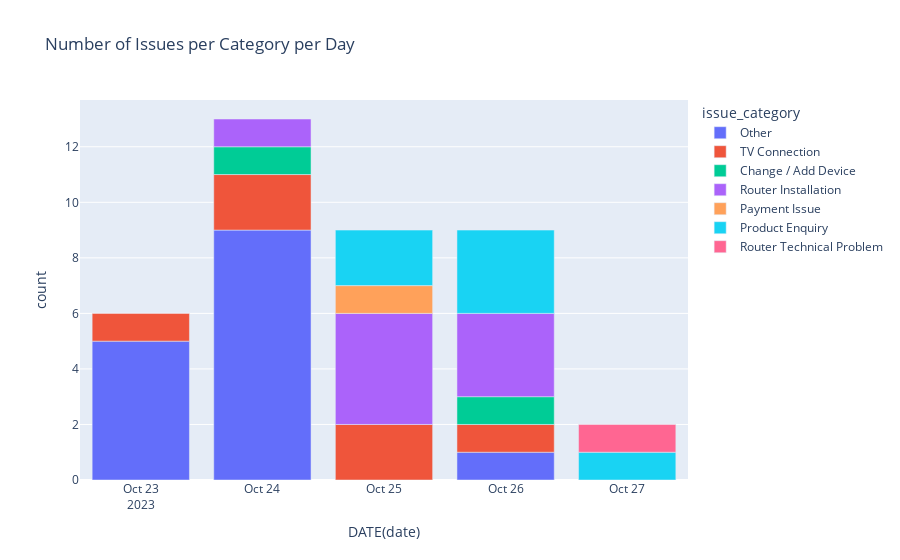

The notebook cell saved with this chart:
### Markdown cell above
#### Plotly

### Code cell
import plotly.express as px

fig = px.bar(df, x='DATE(date)', y='count', color='issue_category', title='Number of Issues per Category per Day')
fig.show()

### Figure 1 — Plotly figure (JSON) as saved in the notebook; plotly's stock layout.template omitted (floating-point values rounded to 4 significant figures)
{"data": [{"alignmentgroup": "True", "hovertemplate": "issue_category=Other<br>DATE(date)=%{x}<br>count=%{y}<extra></extra>", "legendgroup": "Other", "marker": {"color": "#636efa", "pattern": {"shape": ""}}, "name": "Other", "offsetgroup": "Other", "orientation": "v", "showlegend": true, "textposition": "auto", "type": "bar", "x": ["2023-10-23", "2023-10-24", "2023-10-26"], "xaxis": "x", "y": [5, 9, 1], "yaxis": "y"}, {"alignmentgroup": "True", "hovertemplate": "issue_category=TV Connection<br>DATE(date)=%{x}<br>count=%{y}<extra></extra>", "legendgroup": "TV Connection", "marker": {"color": "#EF553B", "pattern": {"shape": ""}}, "name": "TV Connection", "offsetgroup": "TV Connection", "orientation": "v", "showlegend": true, "textposition": "auto", "type": "bar", "x": ["2023-10-23", "2023-10-24", "2023-10-25", "2023-10-26"], "xaxis": "x", "y": [1, 2, 2, 1], "yaxis": "y"}, {"alignmentgroup": "True", "hovertemplate": "issue_category=Change / Add Device<br>DATE(date)=%{x}<br>count=%{y}<extra></extra>", "legendgroup": "Change / Add Device", "marker": {"color": "#00cc96", "pattern": {"shape": ""}}, "name": "Change / Add Device", "offsetgroup": "Change / Add Device", "orientation": "v", "showlegend": true, "textposition": "auto", "type": "bar", "x": ["2023-10-24", "2023-10-26"], "xaxis": "x", "y": [1, 1], "yaxis": "y"}, {"alignmentgroup": "True", "hovertemplate": "issue_category=Router Installation<br>DATE(date)=%{x}<br>count=%{y}<extra></extra>", "legendgroup": "Router Installation", "marker": {"color": "#ab63fa", "pattern": {"shape": ""}}, "name": "Router Installation", "offsetgroup": "Router Installation", "orientation": "v", "showlegend": true, "textposition": "auto", "type": "bar", "x": ["2023-10-24", "2023-10-25", "2023-10-26"], "xaxis": "x", "y": [1, 4, 3], "yaxis": "y"}, {"alignmentgroup": "True", "hovertemplate": "issue_category=Payment Issue<br>DATE(date)=%{x}<br>count=%{y}<extra></extra>", "legendgroup": "Payment Issue", "marker": {"color": "#FFA15A", "pattern": {"shape": ""}}, "name": "Payment Issue", "offsetgroup": "Payment Issue", "orientation": "v", "showlegend": true, "textposition": "auto", "type": "bar", "x": ["2023-10-25"], "xaxis": "x", "y": [1], "yaxis": "y"}, {"alignmentgroup": "True", "hovertemplate": "issue_category=Product Enquiry<br>DATE(date)=%{x}<br>count=%{y}<extra></extra>", "legendgroup": "Product Enquiry", "marker": {"color": "#19d3f3", "pattern": {"shape": ""}}, "name": "Product Enquiry", "offsetgroup": "Product Enquiry", "orientation": "v", "showlegend": true, "textposition": "auto", "type": "bar", "x": ["2023-10-25", "2023-10-26", "2023-10-27"], "xaxis": "x", "y": [2, 3, 1], "yaxis": "y"}, {"alignmentgroup": "True", "hovertemplate": "issue_category=Router Technical Problem<br>DATE(date)=%{x}<br>count=%{y}<extra></extra>", "legendgroup": "Router Technical Problem", "marker": {"color": "#FF6692", "pattern": {"shape": ""}}, "name": "Router Technical Problem", "offsetgroup": "Router Technical Problem", "orientation": "v", "showlegend": true, "textposition": "auto", "type": "bar", "x": ["2023-10-27"], "xaxis": "x", "y": [1], "yaxis": "y"}], "layout": {"barmode": "relative", "legend": {"title": {"text": "issue_category"}, "tracegroupgap": 0}, "title": {"text": "Number of Issues per Category per Day"}, "xaxis": {"anchor": "y", "domain": [0, 1], "title": {"text": "DATE(date)"}}, "yaxis": {"anchor": "x", "domain": [0, 1], "title": {"text": "count"}}}}
